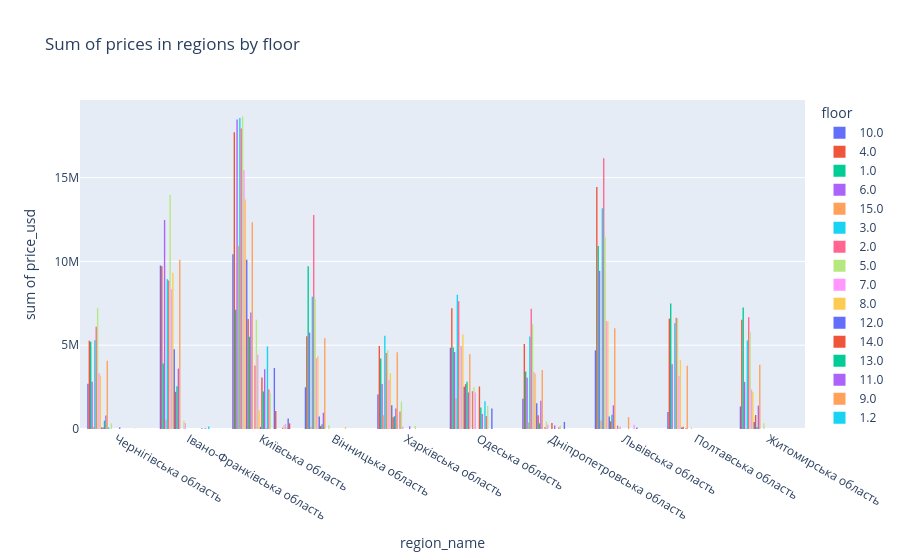

The notebook cell this image was saved under:
### Code cell
fig = px.histogram(df, x="region_name", y="price_usd", color="floor", barmode="group", title="Sum of prices in regions by floor")
fig.show()
